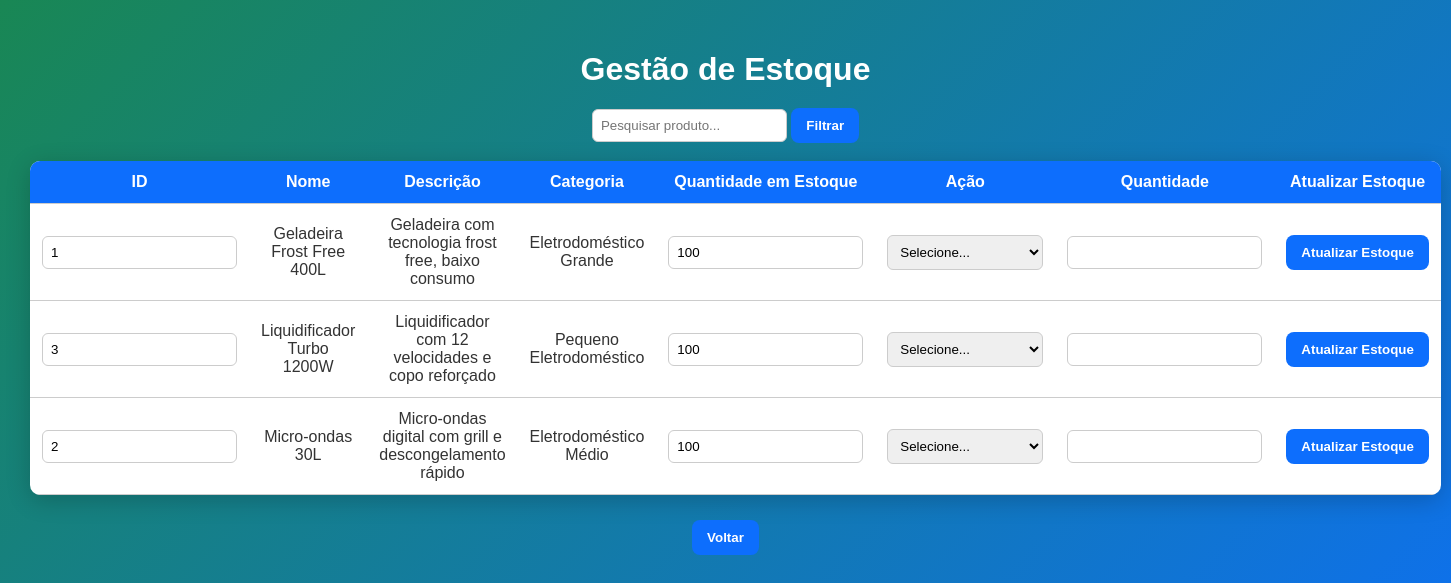
The app's page /view/gestao_estoque.php (signed in) with its own data.
### tables this page shows
CREATE TABLE PRODUTO (
    PROD_ID INTEGER AUTO_INCREMENT PRIMARY KEY,
    PROD_NOME VARCHAR(255),
    PROD_DESCRICAO VARCHAR(255),
    PROD_CATEGORIA VARCHAR(255),
    FK_USU_ID INTEGER,
    PROD_CONSUMO_ENERGETICO VARCHAR(50),
    PROD_GARANTIA VARCHAR(100),
    PROD_PRIORIDADE_REPOSICAO VARCHAR(100),
    CONSTRAINT FK_PRODUTO_USUARIO FOREIGN KEY (FK_USU_ID)
        REFERENCES USUARIO (USU_ID)
);

CREATE TABLE ESTOQUE (
    EST_ID INTEGER AUTO_INCREMENT PRIMARY KEY,
    EST_QUANTIDADE INTEGER,
    EST_FORNECEDOR VARCHAR(255),
    EST_LIMITE_ALERTA INTEGER,
    FK_PROD_ID INTEGER,
    CONSTRAINT FK_ESTOQUE_PRODUTO FOREIGN KEY (FK_PROD_ID)
        REFERENCES PRODUTO (PROD_ID)
);

### model/model_produto.php (called while the page is built, shortened)
<?php
class Produto {
    public function listar_produtos() {
        $conn = Database::getConnection();
        $sql = "SELECT
                    P.PROD_ID,
                    P.PROD_NOME,
                    P.PROD_DESCRICAO,
                    P.PROD_CATEGORIA,
                    P.PROD_CONSUMO_ENERGETICO,
                    P.PROD_GARANTIA,
                    P.PROD_PRIORIDADE_REPOSICAO,
                    E.EST_QUANTIDADE AS ESTOQUE_QUANTIDADE,
                    U.USU_NOME,
                    U.USU_EMAIL
                FROM PRODUTO P
                JOIN USUARIO U ON P.FK_USU_ID = U.USU_ID
                JOIN ESTOQUE E ON P.PROD_ID = E.FK_PROD_ID
                ORDER BY P.PROD_NOME";
        $result = $conn->query($sql);
        return $result->fetch_all(MYSQLI_ASSOC);
    }
}
?>

### view/gestao_estoque.php (the view, shortened to what this page needs)
<?php
require_once "./../controller/controller_produto.php";
$produto = new Produto();
if (isset($_POST['botao_pesquisar'])) {
    $resultados = $produto->filtrar_produto($_POST['pesquisar']);
} else {
    $resultados = $produto->listar_produtos();
}
?>
<!DOCTYPE html>
<html lang="pt-br">
<head>
</head>
<body>
    <h1>Gestão de Estoque</h1>
    <form method="POST">
        <input type="search" id="pesquisar" name="pesquisar" placeholder="Pesquisar produto...">
        <input type="submit" id="botao_pesquisar" name="botao_pesquisar" value="Filtrar">
    </form>
    <br>
    <table>
        <tr>
            <th>ID</th>
            <th>Nome</th>
            <th>Descrição</th>
            <th>Categoria</th>
            <th>Quantidade em Estoque</th>
            <th>Ação</th>
            <th>Quantidade</th>
            <th>Atualizar Estoque</th>
        </tr>
        <?php
        if (count($resultados) > 0) {
            foreach ($resultados as $r) {
                echo "<form method='POST' action='./../controller/controller_estoque.php'>";
                echo "<tr>";
                echo "<td><input type='number' name='produto_id' value='".$r["PROD_ID"]."' readonly></td>";
                echo "<td>".$r["PROD_NOME"]."</td>";
                echo "<td>".$r["PROD_DESCRICAO"]."</td>";
                echo "<td>".$r["PROD_CATEGORIA"]."</td>";
                echo "<td><input type='number' name='estoque_atual' value='".$r["ESTOQUE_QUANTIDADE"]."' readonly></td>";
                echo "<td>
                        <select name='acao_estoque' required>
                            <option value=''>Selecione...</option>
                            <option value='entrada'>Entrada no Estoque</option>
                            <option value='saida'>Saída do Estoque</option>
                        </select>
                      </td>";
                echo "<td><input type='number' name='qtd_aumentar_diminuir' min='0' required></td>";
                echo "<td><input type='submit' name='botao_atualizar' value='Atualizar Estoque'></td>";
                echo "</tr>";
                echo "</form>";
            }
        } else {
            echo "<tr>";
            echo "<th colspan='8'>Nenhum produto cadastrado!</th>";
            echo "</tr>";
        }
        ?>
    </table>
    <div class="botoes">
        <a href="inicial.php"><button>Voltar</button></a>
    </div>
</body>
</html>

### view/gestao_estoque.php (style rules this page uses)
body { font-family: 'Poppins', sans-serif; background: linear-gradient(135deg, #198754, #0d6efd); color: #fff; min-height: 100vh; margin: 0; padding: 30px; text-align: center; }
h1 { margin-bottom: 20px; }
table { border-collapse: collapse; width: 100%; background: #fff; color: #333; border-radius: 10px; overflow: hidden; box-shadow: 0 5px 25px rgba(0,0,0,0.2); }
th, td { padding: 12px; border-bottom: 1px solid #ccc; }
th { background: #0d6efd; color: #fff; }
input, select { padding: 8px; border-radius: 6px; border: 1px solid #ccc; }
input[type="submit"], button { background: #0d6efd; color: #fff; border: none; border-radius: 8px; padding: 10px 15px; cursor: pointer; font-weight: bold; transition: 0.3s; }
a { text-decoration: none; color: inherit; }
.botoes { margin-top: 25px; }

### records on screen
produto: produto_id "1", PROD_NOME "Geladeira Frost Free 400L", PROD_DESCRICAO "Geladeira com tecnologia frost free, baixo consumo", PROD_CATEGORIA "Eletrodoméstico Grande", estoque_atual "100"
produto: produto_id "3", PROD_NOME "Liquidificador Turbo 1200W", PROD_DESCRICAO "Liquidificador com 12 velocidades e copo reforçado", PROD_CATEGORIA "Pequeno Eletrodoméstico", estoque_atual "100"
produto: produto_id "2", PROD_NOME "Micro-ondas 30L", PROD_DESCRICAO "Micro-ondas digital com grill e descongelamento rápido", PROD_CATEGORIA "Eletrodoméstico Médio", estoque_atual "100"
